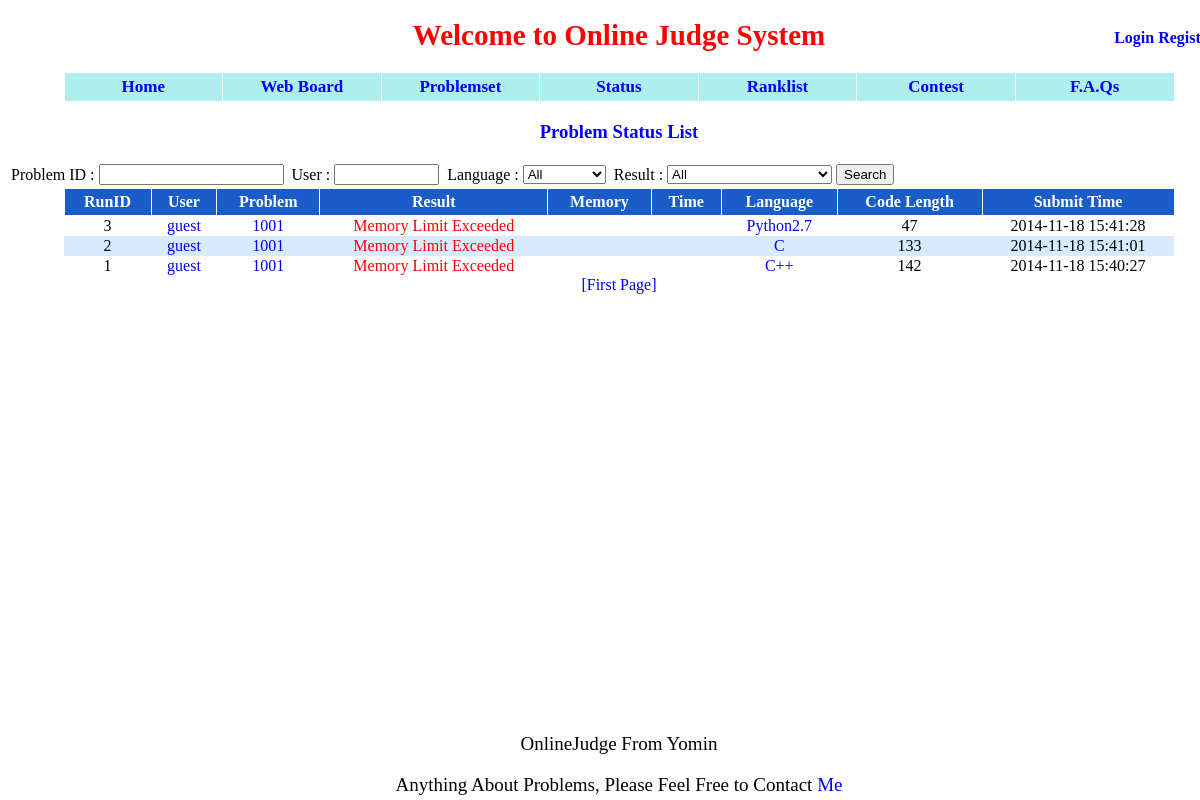
Page /status/ on the earlier database version.
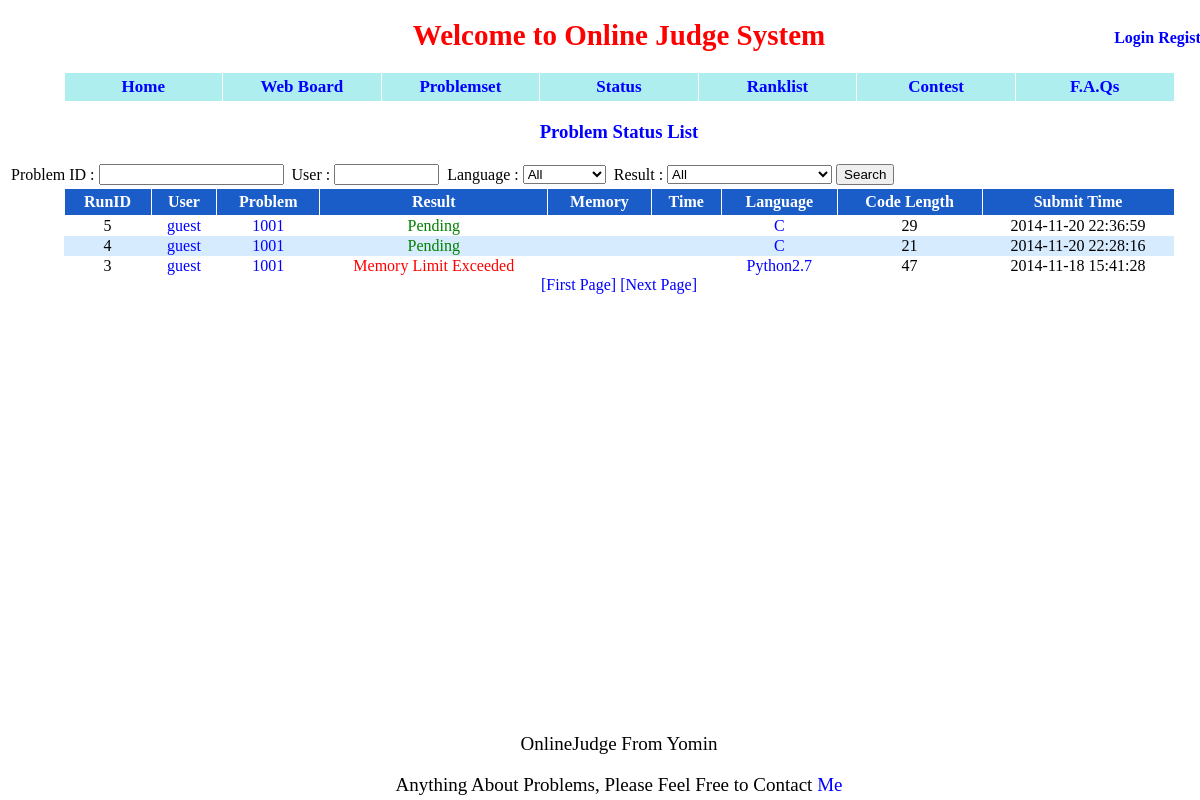
Same page on the later database version.
### appfile/models.py (models this page shows, shortened)
class Submit(db.Model):
    runid = db.Column(db.Integer, primary_key = True)
    userid = db.Column(db.String(22))
    pid = db.Column(db.Integer)
    result = db.Column(db.String(22), default = 'Pending')
    memory_used = db.Column(db.Integer, default = None)
    time_used = db.Column(db.Integer, default = None)
    language = db.Column(db.String(22))
    src = db.Column(db.Text)
    length = db.Column(db.Integer)
    submit_time = db.Column(db.String(22))
    ce_error = db.Column(db.Text, default = None)

### appfile/views.py (the view)
@app.route('/status/', methods = ['GET','POST'])
@app.route('/status/page=<int:page>')
def status(page = 1):
    form = SearchSubmitForm()
    if request.method == 'POST':
        subq = Submit.query
        if form.pid.data:
            subq = subq.filter_by(pid = form.pid.data)
        if form.userid.data:
            subq = subq.filter_by(userid = form.userid.data)
        if form.language.data and form.language.data != 'All':
            subq = subq.filter_by(language = form.language.data)
        if form.result.data and form.result.data != 'All':
            subq = subq.filter_by(result = form.result.data)
        submit_list = subq.order_by(Submit.runid.desc()).paginate(page, MAX_SUBMIT_NUM_ONE_PAGE, False)
    else:
        submit_list = Submit.query.order_by(Submit.runid.desc()).paginate(page, MAX_SUBMIT_NUM_ONE_PAGE, False)
    return render_template('status.html', submit_list = submit_list, form = form)

### appfile/forms.py
class SearchSubmitForm(Form):
    pid = IntegerField('Problem ID')
    userid = TextField('UserID')
    language = SelectField(choices = [('All','All'), ('C++', 'C++'), ('C', 'C'), ('Python2.7', 'Python2.7')])
    result = SelectField(choices = [ ('All','All'), \
                                     ('Accepted', 'Accepted'), \
                                     ('Presentation Error', 'Presentation Error'), \
                                     ('Time Limit Exceeded', 'Time Limit Exceeded'), \
                                     ('Memory Limit Exceeded', 'Memory Limit Exceeded'), \
                                     ('Wrong Answer', 'Wrong Answer'), \
                                     ('Runtime Error', 'Runtime Error'), \
                                     ('Output Limit Exceeded', 'Output Limit Exceeded'), \
                                     ('Compile Error', 'Compile Error')])

### appfile/views.py (called while the page is built)
@app.before_request
def before_request():
    g.user = current_user
    if g.user.is_authenticated():
        g.url = url_for('userinfo',userID = g.user.userID)

### appfile/templates/status.html (shortened to what this page needs)
{% extends "base.html" %}
{% block content %}
<center><h3 style="color: blue"> Problem Status List </h3></center>
<div style="width:1111px" class="center">
<form action={{ url_for('status') }} method="POST">
    <table class="center">
        <tr>
            <td> Problem ID : </td>
            <td> {{ form.pid(size=7) }} </td>
            <td></td>
            <td> User : </td>
            <td> {{ form.userid(size=10) }} </td>
            <td></td>
            <td> Language : </td>
            <td> {{ form.language }} </td>
            <td></td>
            <td> Result : </td>
            <td> {{ form.result }} </td>
            <td><button type="submit"> Search </button></td>
        </tr>
    </table>
</form>
</div>
<table id="list">
    <tr>
        <th> RunID</th>
        <th> User </th>
        <th> Problem </th>
        <th> Result </th>
        <th> Memory </th>
        <th> Time </th>
        <th> Language </th>
        <th> Code Length </th>
        <th> Submit Time </th>
    </tr>
    {% for submit in submit_list.items %}
    <tr style="{{ loop.cycle('','background-color:#D7EBFF') }}">
        <td> {{ submit.runid }}  </td>
        <td> <a href={{ url_for('userinfo',userID = submit.userid) }}>{{ submit.userid }}</a> </td>
        <td> <a href={{ url_for('show_problem', pid = submit.pid) }}>{{ submit.pid + 1000 }}</a> </td>
        {% if submit.result == 'Accepted' %}
            {% set status = "blue" %}
        {% elif submit.result == 'Pending' or submit.result == 'Runing' or submit.result == 'Compile Error' %}
            {% set status = "green" %}
        {% else %}
            {% set status = "red" %}
        {% endif%}
        <td class={{ status }}>
            {% if submit.result == 'Compile Error' %}
                <a target="_blank" href={{ url_for('show_compile_info', runid = submit.runid) }}>{{ submit.result }}</a>
            {% else %}
                {{ submit.result }}
            {% endif %}
        </td>
        {% if submit.result == 'Accepted' %}
            <td> {{ submit.memory_used }} K </td>
            <td> {{ submit.time_used }} MS </td>
        {% else %}
            <td></td>
            <td></td>
        {% endif %}
        <td><a target="_blank" href={{ url_for('viewcode', runid = submit.runid) }}> {{ submit.language }} </a></td>
        <td> {{ submit.length }}</td>
        <td> {{ submit.submit_time }} </td>
    </tr>
    {% endfor %}
</table>
<div class="center">
    <a href="/status/"> [First Page] </a>
    {% if submit_list.has_next %}
    <a href={{ url_for('status', page = submit_list.next_num) }}> [Next Page] </a>
    {% endif %}
</div>
{% endblock %}

Differences in the rows shown:
no longer on this page (row unchanged): Submit: runid "2", userid "guest", submit.pid+1000 "1001", result "Memory Limit Exceeded", language "C", length "133", submit_time "2014-11-18 15:41:01"
no longer on this page (row unchanged): Submit: runid "1", userid "guest", submit.pid+1000 "1001", result "Memory Limit Exceeded", language "C++", length "142", submit_time "2014-11-18 15:40:27"
added Submit: runid "5", userid "guest", submit.pid+1000 "1001", result "Pending", language "C", length "29", submit_time "2014-11-20 22:36:59"
added Submit: runid "4", userid "guest", submit.pid+1000 "1001", result "Pending", language "C", length "21", submit_time "2014-11-20 22:28:16"
Other differences:
text now shown: "[Next Page]"
